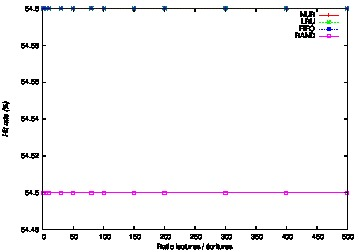

Source code (gnuplot):
set style data linespoints
set xlabel "Ratio lectures / écritures"
set ylabel "Hit rate (%)" font "Helvetica-Oblique"
set label "Effet du ratio lectures / écritures (test 3)" font "Helvetica-Bold,18" at 20,70 
set encoding utf8
set terminal postscript eps color
set output "t3-rw_ratio.eps"
plot "t3-rw_ratio" using 1:2 t "NUR", "t3-rw_ratio" using 1:3 t "LRU", "t3-rw_ratio" using 1:4 t "FIFO", "t3-rw_ratio" using 1:5 t "RAND"
